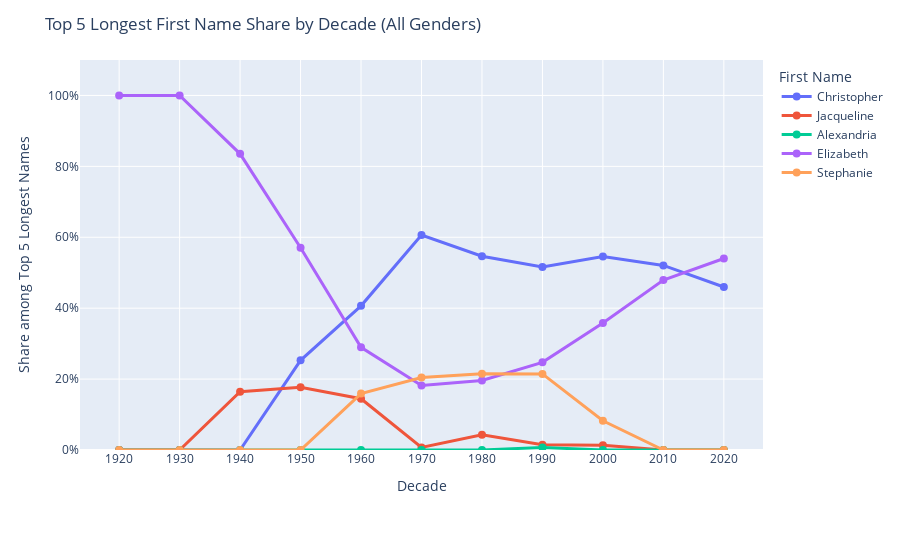

Notebook code cell kept with this figure:
### Code cell
# =========================================================
# Top 5 Longest Name Trends by Decade (All Genders)
# Line Plot with corrected hover (Plotly)
# =========================================================

import pandas as pd
import plotly.graph_objects as go
from IPython.display import display, HTML

# ---------------------------------------------------------
# 1. Identify top 5 longest names (tie-break by popularity)
# ---------------------------------------------------------
names["name_length"] = names["first_name"].str.len()

top5_longest = (
    names.groupby("first_name", as_index=False)
    .agg(
        name_length=("name_length", "max"),
        total_occurrences=("total_occurrences", "sum")
    )
    .sort_values(
        ["name_length", "total_occurrences"],
        ascending=[False, False]
    )
    .head(5)
)

top5_names = top5_longest["first_name"].tolist()

# Filter dataset
df_top5 = names[names["first_name"].isin(top5_names)].copy()
df_top5["decade"] = (df_top5["year"] // 10) * 10

# ---------------------------------------------------------
# 2. Build legend metadata (name length and lifetime totals)
# ---------------------------------------------------------
legend_dict = (
    top5_longest
    .set_index("first_name")[["name_length", "total_occurrences"]]
    .to_dict(orient="index")
)

# ---------------------------------------------------------
# 3. Aggregate by decade and normalize to decade share
# ---------------------------------------------------------
decade_name = (
    df_top5.groupby(["decade", "first_name"], as_index=False)["total_occurrences"]
    .sum()
)

decade_totals = decade_name.groupby("decade")["total_occurrences"].transform("sum")
decade_name["share"] = decade_name["total_occurrences"] / decade_totals

# ---------------------------------------------------------
# 4. Pivot for line plot
# ---------------------------------------------------------
line_data = (
    decade_name
    .pivot(index="first_name", columns="decade", values="share")
    .fillna(0)
    .loc[top5_names]
)

# ---------------------------------------------------------
# 4b. Pivot for decade-specific occurrences (NEW, SAFE)
# ---------------------------------------------------------
occ_data = (
    decade_name
    .pivot(index="first_name", columns="decade", values="total_occurrences")
    .fillna(0)
    .loc[top5_names]
)

# ---------------------------------------------------------
# 5. Corrected hover text (decade-consistent)
# ---------------------------------------------------------
hover_text = {}

for name in line_data.index:
    length = legend_dict[name]["name_length"]
    hover_text[name] = []

    for decade in line_data.columns:
        share = line_data.loc[name, decade]
        occ = int(occ_data.loc[name, decade])

        hover_text[name].append(
            f"Name: {name}"
            f"<br>Length: {length} characters"
            f"<br>Decade: {decade}"
            f"<br>Occurrences (this decade): {occ:,}"
            f"<br>Share: {share:.1%}"
        )

# ---------------------------------------------------------
# 6. Plotly line plot
# ---------------------------------------------------------
fig = go.Figure()

for name in line_data.index:
    fig.add_trace(
        go.Scatter(
            x=line_data.columns.astype(str),
            y=line_data.loc[name],
            mode="lines+markers",
            name=name,
            text=hover_text[name],
            hoverinfo="text",
            line=dict(width=3),
            marker=dict(size=8),
        )
    )

fig.update_layout(
    title="Top 5 Longest First Name Share by Decade (All Genders)",
    xaxis_title="Decade",
    yaxis_title="Share among Top 5 Longest Names",
    yaxis=dict(tickformat=".0%", range=[0, line_data.values.max() * 1.1]),
    autosize=False,
    width=900,
    height=400 + 30 * len(top5_names),
    margin=dict(l=80, r=80, t=60, b=100),
    legend=dict(title="First Name", yanchor="top", y=0.99, x=1.02),
)

fig.show()

# ---------------------------------------------------------
# 7. External legend (lifetime context only)
# ---------------------------------------------------------
legend_html = (
    "<div style='font-size:14px; margin-top: 10px;'>"
    "<b>Longest Names (Character Count & Total Occurrences — All Years)</b>"
    "<ul style='margin:0; padding-left:1.2em;'>"
)

for name in top5_names:
    length = legend_dict[name]["name_length"]
    total_occ = legend_dict[name]["total_occurrences"]
    legend_html += (
        f"<li><b>{name}</b>: {length} characters, {total_occ:,} total occurrences</li>"
    )

legend_html += "</ul></div>"

display(HTML(legend_html))

### Figure 1 — Plotly figure (JSON) as saved in the notebook; plotly's stock layout.template omitted (floating-point values rounded to 4 significant figures)
{"data": [{"hoverinfo": "text", "line": {"width": 3}, "marker": {"size": 8}, "mode": "lines+markers", "name": "Christopher", "text": ["Name: Christopher<br>Length: 11 characters<br>Decade: 1920<br>Occurrences (this decade): 0<br>Share: 0.0%", "Name: Christopher<br>Length: 11 characters<br>Decade: 1930<br>Occurrences (this decade): 0<br>Share: 0.0%", "Name: Christopher<br>Length: 11 characters<br>Decade: 1940<br>Occurrences (this decade): 0<br>Share: 0.0%", "Name: Christopher<br>Length: 11 characters<br>Decade: 1950<br>Occurrences (this decade): 73,425<br>Share: 25.3%", "Name: Christopher<br>Length: 11 characters<br>Decade: 1960<br>Occurrences (this decade): 237,187<br>Share: 40.7%", "Name: Christopher<br>Length: 11 characters<br>Decade: 1970<br>Occurrences (this decade): 475,613<br>Share: 60.6%", "Name: Christopher<br>Length: 11 characters<br>Decade: 1980<br>Occurrences (this decade): 554,953<br>Share: 54.7%", "Name: Christopher<br>Length: 11 characters<br>Decade: 1990<br>Occurrences (this decade): 360,231<br>Share: 51.6%", "Name: Christopher<br>Length: 11 characters<br>Decade: 2000<br>Occurrences (this decade): 203,321<br>Share: 54.6%", "Name: Christopher<br>Length: 11 characters<br>Decade: 2010<br>Occurrences (this decade): 101,919<br>Share: 52.1%", "Name: Christopher<br>Length: 11 characters<br>Decade: 2020<br>Occurrences (this decade): 6,143<br>Share: 46.0%"], "type": "scatter", "x": ["1920", "1930", "1940", "1950", "1960", "1970", "1980", "1990", "2000", "2010", "2020"], "y": [0.0, 0.0, 0.0, 0.2528, 0.4066, 0.6062, 0.5465, 0.516, 0.5458, 0.5206, 0.4598]}, {"hoverinfo": "text", "line": {"width": 3}, "marker": {"size": 8}, "mode": "lines+markers", "name": "Jacqueline", "text": ["Name: Jacqueline<br>Length: 10 characters<br>Decade: 1920<br>Occurrences (this decade): 0<br>Share: 0.0%", "Name: Jacqueline<br>Length: 10 characters<br>Decade: 1930<br>Occurrences (this decade): 0<br>Share: 0.0%", "Name: Jacqueline<br>Length: 10 characters<br>Decade: 1940<br>Occurrences (this decade): 22,970<br>Share: 16.5%", "Name: Jacqueline<br>Length: 10 characters<br>Decade: 1950<br>Occurrences (this decade): 51,352<br>Share: 17.7%", "Name: Jacqueline<br>Length: 10 characters<br>Decade: 1960<br>Occurrences (this decade): 84,388<br>Share: 14.5%", "Name: Jacqueline<br>Length: 10 characters<br>Decade: 1970<br>Occurrences (this decade): 5,579<br>Share: 0.7%", "Name: Jacqueline<br>Length: 10 characters<br>Decade: 1980<br>Occurrences (this decade): 43,343<br>Share: 4.3%", "Name: Jacqueline<br>Length: 10 characters<br>Decade: 1990<br>Occurrences (this decade): 10,423<br>Share: 1.5%", "Name: Jacqueline<br>Length: 10 characters<br>Decade: 2000<br>Occurrences (this decade): 5,037<br>Share: 1.4%", "Name: Jacqueline<br>Length: 10 characters<br>Decade: 2010<br>Occurrences (this decade): 0<br>Share: 0.0%", "Name: Jacqueline<br>Length: 10 characters<br>Decade: 2020<br>Occurrences (this decade): 0<br>Share: 0.0%"], "type": "scatter", "x": ["1920", "1930", "1940", "1950", "1960", "1970", "1980", "1990", "2000", "2010", "2020"], "y": [0.0, 0.0, 0.1646, 0.1768, 0.1447, 0.007111, 0.04268, 0.01493, 0.01352, 0.0, 0.0]}, {"hoverinfo": "text", "line": {"width": 3}, "marker": {"size": 8}, "mode": "lines+markers", "name": "Alexandria", "text": ["Name: Alexandria<br>Length: 10 characters<br>Decade: 1920<br>Occurrences (this decade): 0<br>Share: 0.0%", "Name: Alexandria<br>Length: 10 characters<br>Decade: 1930<br>Occurrences (this decade): 0<br>Share: 0.0%", "Name: Alexandria<br>Length: 10 characters<br>Decade: 1940<br>Occurrences (this decade): 0<br>Share: 0.0%", "Name: Alexandria<br>Length: 10 characters<br>Decade: 1950<br>Occurrences (this decade): 0<br>Share: 0.0%", "Name: Alexandria<br>Length: 10 characters<br>Decade: 1960<br>Occurrences (this decade): 0<br>Share: 0.0%", "Name: Alexandria<br>Length: 10 characters<br>Decade: 1970<br>Occurrences (this decade): 0<br>Share: 0.0%", "Name: Alexandria<br>Length: 10 characters<br>Decade: 1980<br>Occurrences (this decade): 0<br>Share: 0.0%", "Name: Alexandria<br>Length: 10 characters<br>Decade: 1990<br>Occurrences (this decade): 5,026<br>Share: 0.7%", "Name: Alexandria<br>Length: 10 characters<br>Decade: 2000<br>Occurrences (this decade): 0<br>Share: 0.0%", "Name: Alexandria<br>Length: 10 characters<br>Decade: 2010<br>Occurrences (this decade): 0<br>Share: 0.0%", "Name: Alexandria<br>Length: 10 characters<br>Decade: 2020<br>Occurrences (this decade): 0<br>Share: 0.0%"], "type": "scatter", "x": ["1920", "1930", "1940", "1950", "1960", "1970", "1980", "1990", "2000", "2010", "2020"], "y": [0.0, 0.0, 0.0, 0.0, 0.0, 0.0, 0.0, 0.007199, 0.0, 0.0, 0.0]}, {"hoverinfo": "text", "line": {"width": 3}, "marker": {"size": 8}, "mode": "lines+markers", "name": "Elizabeth", "text": ["Name: Elizabeth<br>Length: 9 characters<br>Decade: 1920<br>Occurrences (this decade): 139,675<br>Share: 100.0%", "Name: Elizabeth<br>Length: 9 characters<br>Decade: 1930<br>Occurrences (this decade): 96,478<br>Share: 100.0%", "Name: Elizabeth<br>Length: 9 characters<br>Decade: 1940<br>Occurrences (this decade): 116,542<br>Share: 83.5%", "Name: Elizabeth<br>Length: 9 characters<br>Decade: 1950<br>Occurrences (this decade): 165,649<br>Share: 57.0%", "Name: Elizabeth<br>Length: 9 characters<br>Decade: 1960<br>Occurrences (this decade): 168,910<br>Share: 29.0%", "Name: Elizabeth<br>Length: 9 characters<br>Decade: 1970<br>Occurrences (this decade): 142,857<br>Share: 18.2%", "Name: Elizabeth<br>Length: 9 characters<br>Decade: 1980<br>Occurrences (this decade): 198,981<br>Share: 19.6%", "Name: Elizabeth<br>Length: 9 characters<br>Decade: 1990<br>Occurrences (this decade): 172,669<br>Share: 24.7%", "Name: Elizabeth<br>Length: 9 characters<br>Decade: 2000<br>Occurrences (this decade): 133,457<br>Share: 35.8%", "Name: Elizabeth<br>Length: 9 characters<br>Decade: 2010<br>Occurrences (this decade): 93,852<br>Share: 47.9%", "Name: Elizabeth<br>Length: 9 characters<br>Decade: 2020<br>Occurrences (this decade): 7,216<br>Share: 54.0%"], "type": "scatter", "x": ["1920", "1930", "1940", "1950", "1960", "1970", "1980", "1990", "2000", "2010", "2020"], "y": [1.0, 1.0, 0.8354, 0.5704, 0.2896, 0.1821, 0.196, 0.2473, 0.3583, 0.4794, 0.5402]}, {"hoverinfo": "text", "line": {"width": 3}, "marker": {"size": 8}, "mode": "lines+markers", "name": "Stephanie", "text": ["Name: Stephanie<br>Length: 9 characters<br>Decade: 1920<br>Occurrences (this decade): 0<br>Share: 0.0%", "Name: Stephanie<br>Length: 9 characters<br>Decade: 1930<br>Occurrences (this decade): 0<br>Share: 0.0%", "Name: Stephanie<br>Length: 9 characters<br>Decade: 1940<br>Occurrences (this decade): 0<br>Share: 0.0%", "Name: Stephanie<br>Length: 9 characters<br>Decade: 1950<br>Occurrences (this decade): 0<br>Share: 0.0%", "Name: Stephanie<br>Length: 9 characters<br>Decade: 1960<br>Occurrences (this decade): 92,820<br>Share: 15.9%", "Name: Stephanie<br>Length: 9 characters<br>Decade: 1970<br>Occurrences (this decade): 160,476<br>Share: 20.5%", "Name: Stephanie<br>Length: 9 characters<br>Decade: 1980<br>Occurrences (this decade): 218,164<br>Share: 21.5%", "Name: Stephanie<br>Length: 9 characters<br>Decade: 1990<br>Occurrences (this decade): 149,825<br>Share: 21.5%", "Name: Stephanie<br>Length: 9 characters<br>Decade: 2000<br>Occurrences (this decade): 30,691<br>Share: 8.2%", "Name: Stephanie<br>Length: 9 characters<br>Decade: 2010<br>Occurrences (this decade): 0<br>Share: 0.0%", "Name: Stephanie<br>Length: 9 characters<br>Decade: 2020<br>Occurrences (this decade): 0<br>Share: 0.0%"], "type": "scatter", "x": ["1920", "1930", "1940", "1950", "1960", "1970", "1980", "1990", "2000", "2010", "2020"], "y": [0.0, 0.0, 0.0, 0.0, 0.1591, 0.2046, 0.2148, 0.2146, 0.08239, 0.0, 0.0]}], "layout": {"autosize": false, "height": 550, "legend": {"title": {"text": "First Name"}, "x": 1.02, "y": 0.99, "yanchor": "top"}, "margin": {"b": 100, "l": 80, "r": 80, "t": 60}, "title": {"text": "Top 5 Longest First Name Share by Decade (All Genders)"}, "width": 900, "xaxis": {"title": {"text": "Decade"}}, "yaxis": {"range": [0, 1.1], "tickformat": ".0%", "title": {"text": "Share among Top 5 Longest Names"}}}}
